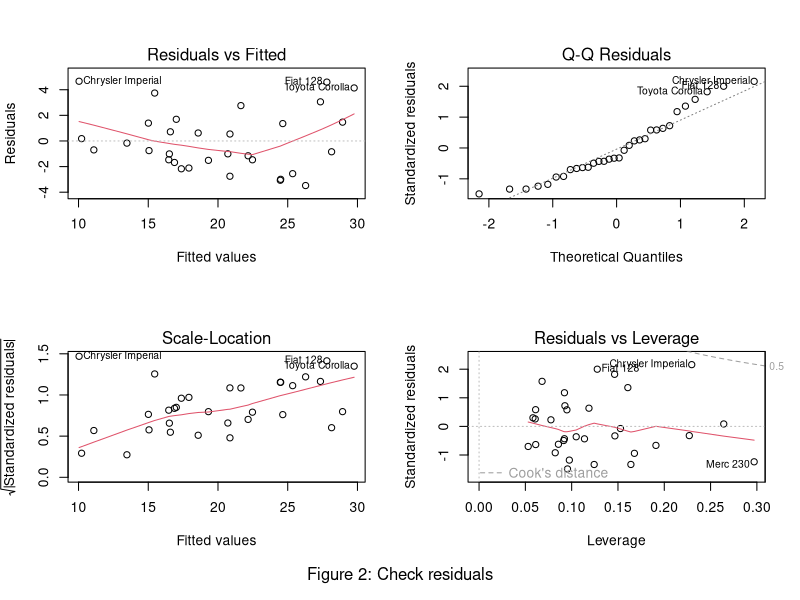

Generate this figure with R:
## ---- chunk 1
library(ggplot2); library(dplyr); library(knitr); library(MASS); data(mtcars)
data <- mtcars
## ---- chunk 2
fit_base <- lm(mpg ~ am, data = mtcars)
fit_full <- lm(mpg ~ ., data = mtcars)
fit_best <- stepAIC(fit_full, direction = "both")
## ---- chunk 3
anova(fit_base, fit_best)
## ---- chunk 4
d<-data.frame()
d[1,1] <- round(summary(fit_base)$r.squared,4); d[1,2] <- round(summary(fit_best)$r.squared,4)
colnames(d) <- c("fit_base", "fit_best"); rownames(d) <- "R^2^"
knitr::kable(d, align = "c", pading = 3, caption = "Comparacion R^2^ entre modelos")
## ---- chunk 5

## ---- chunk 6

## ---- chunk 7

## ---- chunk 8

## ---- chunk 9

## ---- chunk 10
fit_base <- lm(mpg ~ am, data = mtcars)
fit_full <- lm(mpg ~ ., data = mtcars)
fit_best <- stepAIC(fit_full, direction = "both")
## ---- chunk 11
anova(fit_base, fit_best)
## ---- chunk 12
summary(fit_base)
summary(fit_best)
## ---- chunk 13
par(mfrow=c(2,2), oma=c(2,0,0,0))
plot(fit_best)
mtext(side=1,line=0,cex=1, outer=T,"Figure 2: Check residuals")
